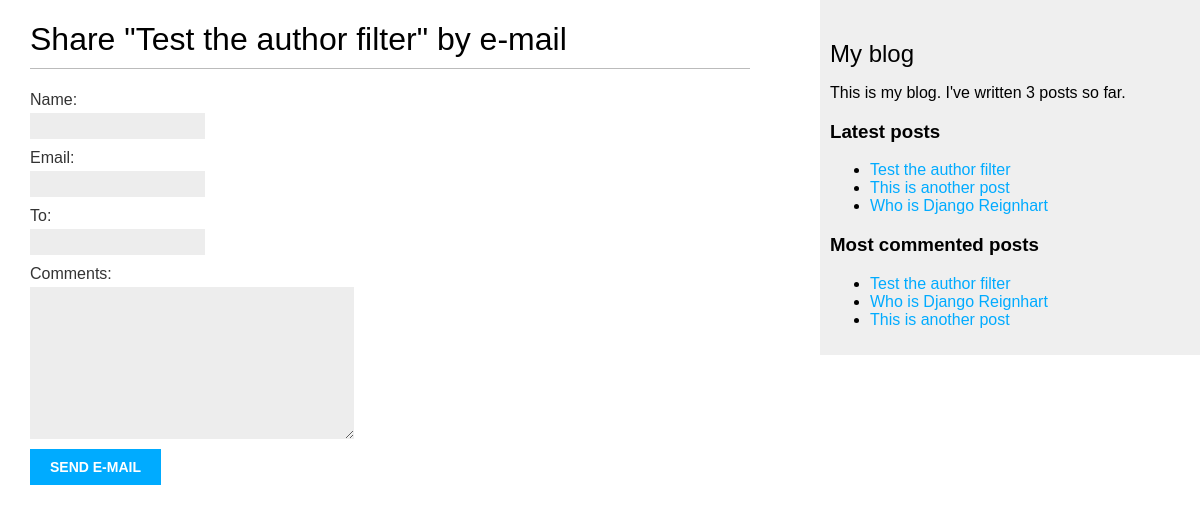
The app's page /blog/3/share/, older data.
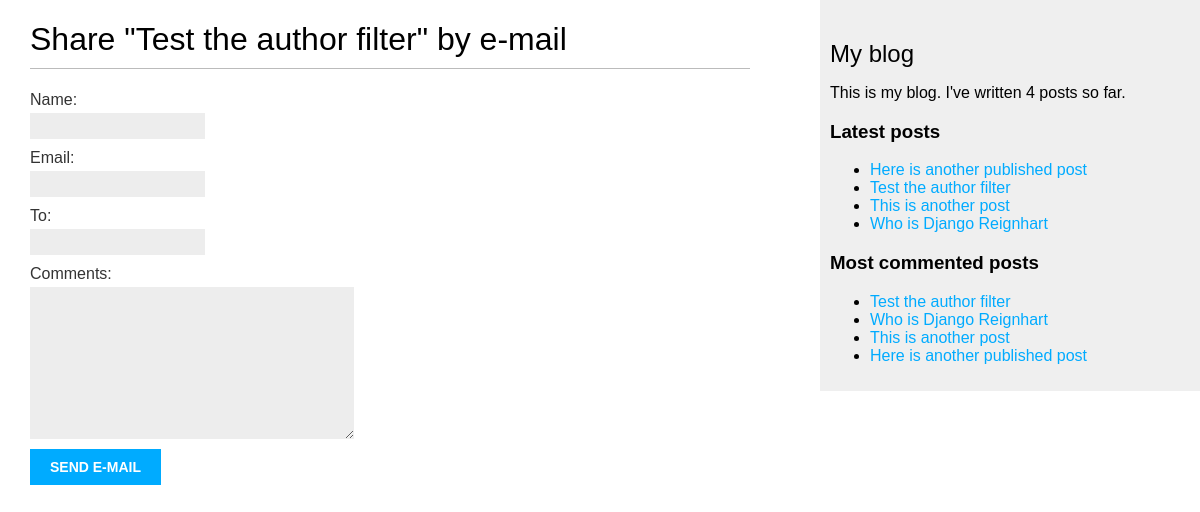
The same page, newer data.
### blog/models.py (models this page shows, shortened)
class Post(models.Model):
    STATUS_CHOICES = (
        ('draft', 'Draft'),
        ('published', 'Published'),
    )
    title = models.CharField(max_length=250)
    slug = models.SlugField(max_length=250, unique_for_date='publish')
    author = models.ForeignKey(User, related_name='blog_posts', on_delete=models.CASCADE)
    body = models.TextField()
    publish = models.DateTimeField(default=timezone.now)
    created = models.DateTimeField(auto_now_add=True)
    status = models.CharField(max_length=10, choices=STATUS_CHOICES, default='draft')
    tags = TaggableManager(blank=True)
    objects = models.Manager() # the default manager
    published = PublishedManager() # our custom manager
    class Meta:
        ordering = ('-publish',)
    def get_absolute_url(self):
        return reverse('blog:post_detail',
                       args=[self.publish.year,
                             self.publish.strftime('%m'),
                             self.publish.strftime('%d'),
                             self.slug])

### blog/views.py (the view)
# urls.py: url(r'^(?P<post_id>\d+)/share/$', views.post_share,
def post_share(request, post_id):
    post = get_object_or_404(Post, id=post_id, status='published')
    sent = False
    if request.method == 'POST':
        form = EmailPostForm(request.POST)
        if form.is_valid():
            cd = form.cleaned_data
            post_url = request.build_absolute_uri(
                                           post.get_absolute_url())
            subject = '{} ({}) recommends you reading "{}"'.format(
                cd['name'], cd['email'], post.title)
            message = 'Read "{}" at {}\n\n{}\'s comments: {}'.format(
                post.title, post_url, cd['name'], cd['comments'])
            sent = True
    else:
        cd = None
        form = EmailPostForm()
    return render(request, 'blog/post/share.html',
                  {'post': post,
                   'form': form,
                   'cd': cd,
                   'sent': sent})

### blog/forms.py
class EmailPostForm(forms.Form):
    name = forms.CharField(max_length=25)
    email = forms.EmailField()
    to = forms.EmailField()
    comments = forms.CharField(required=False, widget=forms.Textarea)

### blog/models.py (called while the page is built)
    def get_queryset(self):
        return super(PublishedManager,
          self).get_queryset()\
               .filter(status='published')

### blog/templatetags/blog_tags.py (called while the page is built)
@register.simple_tag
def total_posts():
    return Post.published.count()

@register.inclusion_tag('blog/post/latest_posts.html')
def show_latest_posts(count=5):
    latest_posts = Post.published.order_by('-publish')[:count]
    return {'latest_posts': latest_posts}

@register.simple_tag
def get_most_commented_posts(count=5):
    return Post.published.annotate(
               total_comments=Count('comments')
            ).order_by('-total_comments')[:count]

### blog/templates/blog/post/share.html (shortened to what this page needs)
{% extends 'blog/base.html' %}
{% block content %}
  {% if sent %}
    <h1>E-mail successfully sent</h1>
    <p>
      "{{post.title}}" was successfully sent to {{cd.to}}.
    </p>
  {% else %}
    <h1>Share "{{post.title}}" by e-mail</h1>
    <form = action="" method="post">
      {{ form.as_p }}
      <input type="submit" value="Send e-mail">
    </form>
  {% endif %}
{% endblock %}

### blog/templates/blog/base.html (shortened to what this page needs)
{% load blog_tags %}
{% load staticfiles %}
<!DOCTYPE html>
<html>
<head>
  <link href="{%static "css/blog.css" %}" rel="stylesheet">
</head>
<body>
   <div id="content">
     {% block content %}
     {% endblock %}
   </div>
   <div id="sidebar">
     <h2>My blog</h2>
     {% total_posts as post_count %}
       <p>This is my blog. I've written {{ post_count }} post{{ post_count|pluralize }} so far.</p>
     <h3>Latest posts</h3>
     {% show_latest_posts %}
     <h3>Most commented posts</h3>
     {% get_most_commented_posts as most_commented_posts %}
     <ul>
     {% for post in most_commented_posts %}
       <li>
         <a href="{{post.get_absolute_url}}">{{post.title}}</a>
       </li>
     {% endfor %}
     </ul>
   </div>
</body>

### blog/templates/blog/post/latest_posts.html
<ul>
{% for post in latest_posts %}
  <li>
    <a href="{{post.get_absolute_url}}">{{post.title}}</a>
  </li>
 {% endfor %}
</ul>

Row changes from the older to the newer data that the page shows:
added Post: title "Here is another published post"
Text that changed along with them:
{{ post_count }}: "3" → "4"
